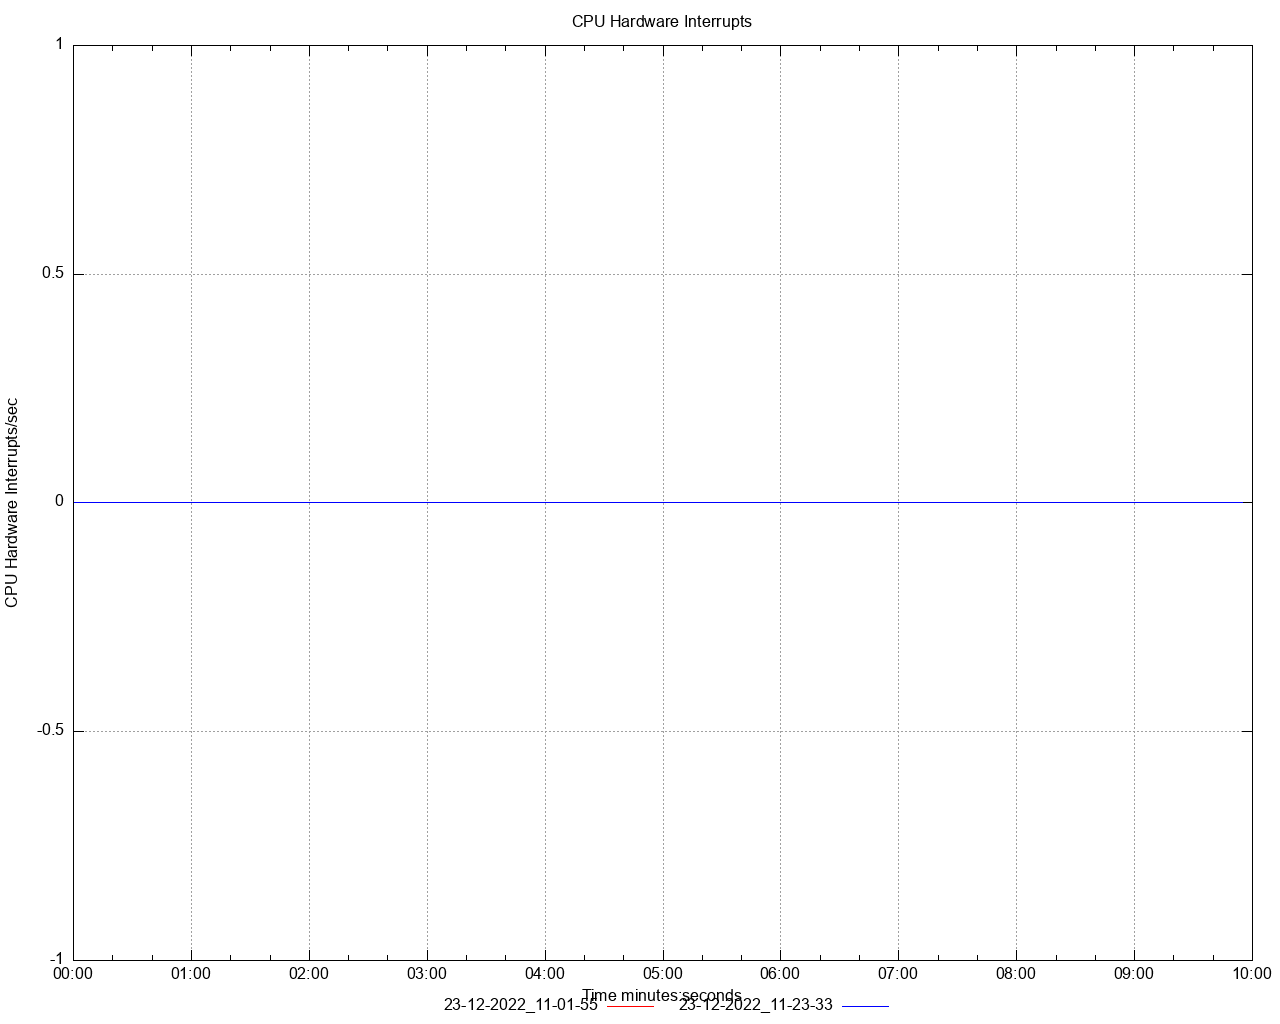

The script that saved this image:
set title 'CPU Hardware Interrupts' noenhanced
set style data lines
set datafile separator ","
set terminal png size 1280,1024
set grid
set key below
set xdata time
set timefmt "%s"
offset = 0
t0(x)=(offset=($0==0) ? x : offset, x - offset)
set xlabel 'Time minutes:seconds'
set ylabel 'CPU Hardware Interrupts/sec'
set output '/Users/ahmet.mircik/Workspace/python/hazelcast-simulator/offload-benchmarks/report/dstat/cpu_hardware_interrupts_A3.png'
plot \
   '/Users/ahmet.mircik/Workspace/python/hazelcast-simulator/offload-benchmarks/report/data/cpu_hardware_interrupts_A3_1.data' using (t0(timecolumn(1))):2 title "23-12-2022_11-01-55" noenhanced lt rgb "red", \
   '/Users/ahmet.mircik/Workspace/python/hazelcast-simulator/offload-benchmarks/report/data/cpu_hardware_interrupts_A3_2.data' using (t0(timecolumn(1))):2 title "23-12-2022_11-23-33" noenhanced lt rgb "blue", \
